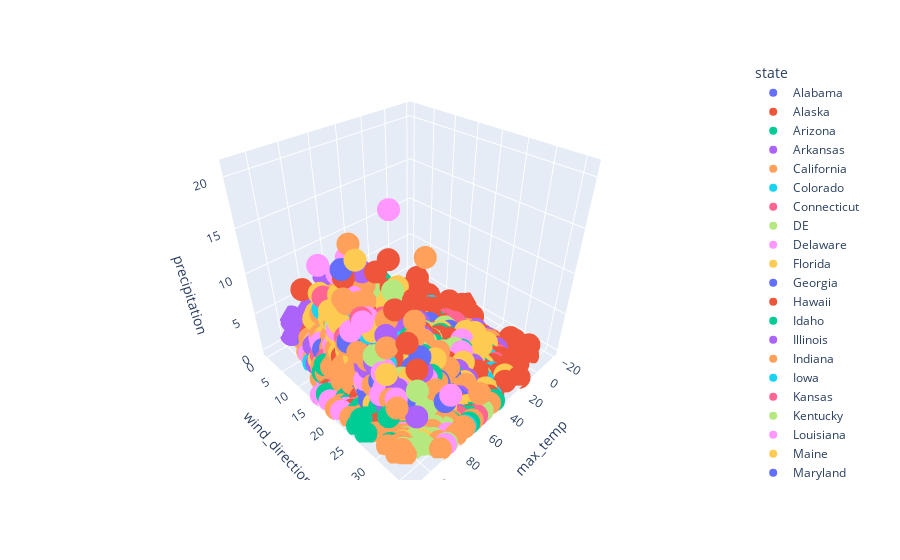

Notebook code for this chart:
### Code cell
px.scatter_3d(weatherdf,x = 'max_temp', y = 'wind_direction',z = 'precipitation', color = 'state')

### Figure 1 — Plotly figure (JSON) as saved in the notebook; plotly's stock layout.template omitted (floating-point values rounded to 4 significant figures; data arrays with more than 128 entries replaced by an {"elided": "..."} marker saying what was removed)
{"data": [{"hovertemplate": "state=Alabama<br>max_temp=%{x}<br>wind_direction=%{y}<br>precipitation=%{z}<extra></extra>", "legendgroup": "Alabama", "marker": {"color": "#636efa", "symbol": "circle"}, "mode": "markers", "name": "Alabama", "scene": "scene", "showlegend": true, "type": "scatter3d", "x": {"elided": "212 int values"}, "y": {"elided": "212 int values"}, "z": {"elided": "212 float values"}}, {"hovertemplate": "state=Alaska<br>max_temp=%{x}<br>wind_direction=%{y}<br>precipitation=%{z}<extra></extra>", "legendgroup": "Alaska", "marker": {"color": "#EF553B", "symbol": "circle"}, "mode": "markers", "name": "Alaska", "scene": "scene", "showlegend": true, "type": "scatter3d", "x": {"elided": "1719 int values"}, "y": {"elided": "1719 int values"}, "z": {"elided": "1719 float values"}}, {"hovertemplate": "state=Arizona<br>max_temp=%{x}<br>wind_direction=%{y}<br>precipitation=%{z}<extra></extra>", "legendgroup": "Arizona", "marker": {"color": "#00cc96", "symbol": "circle"}, "mode": "markers", "name": "Arizona", "scene": "scene", "showlegend": true, "type": "scatter3d", "x": {"elided": "265 int values"}, "y": {"elided": "265 int values"}, "z": {"elided": "265 float values"}}, {"hovertemplate": "state=Arkansas<br>max_temp=%{x}<br>wind_direction=%{y}<br>precipitation=%{z}<extra></extra>", "legendgroup": "Arkansas", "marker": {"color": "#ab63fa", "symbol": "circle"}, "mode": "markers", "name": "Arkansas", "scene": "scene", "showlegend": true, "type": "scatter3d", "x": {"elided": "159 int values"}, "y": {"elided": "159 int values"}, "z": {"elided": "159 float values"}}, {"hovertemplate": "state=California<br>max_temp=%{x}<br>wind_direction=%{y}<br>precipitation=%{z}<extra></extra>", "legendgroup": "California", "marker": {"color": "#FFA15A", "symbol": "circle"}, "mode": "markers", "name": "California", "scene": "scene", "showlegend": true, "type": "scatter3d", "x": {"elided": "999 int values"}, "y": {"elided": "999 int values"}, "z": {"elided": "999 float values"}}, {"hovertemplate": "state=Colorado<br>max_temp=%{x}<br>wind_direction=%{y}<br>precipitation=%{z}<extra></extra>", "legendgroup": "Colorado", "marker": {"color": "#19d3f3", "symbol": "circle"}, "mode": "markers", "name": "Colorado", "scene": "scene", "showlegend": true, "type": "scatter3d", "x": {"elided": "318 int values"}, "y": {"elided": "318 int values"}, "z": {"elided": "318 float values"}}, {"hovertemplate": "state=Connecticut<br>max_temp=%{x}<br>wind_direction=%{y}<br>precipitation=%{z}<extra></extra>", "legendgroup": "Connecticut", "marker": {"color": "#FF6692", "symbol": "circle"}, "mode": "markers", "name": "Connecticut", "scene": "scene", "showlegend": true, "type": "scatter3d", "x": [43, 40, 43, 41, 42, 37, 33, 31, 43, 45, 49, 49, 29, 25, 44, 43, 49, 49, 41, 41, 59, 65, 52, 52, 53, 55, 54, 54, 47, 45, 59, 62, 68, 71, 50, 51, 55, 56, 68, 72, 67, 71, 80, 86, 72, 77, 78, 75, 79, 82, 82, 86, 80, 82, 81, 85, 86, 89, 89, 92, 86, 91, 82, 85, 90, 92, 86, 87, 85, 85, 79, 79, 83, 84, 78, 79, 77, 77, 63, 57, 69, 70, 64, 65, 74, 74, 59, 53, 62, 61, 58, 56, 59, 58, 48, 42, 51, 49, 43, 39, 42, 36, 43, 38, 47, 42], "y": [27, 24, 21, 21, 25, 23, 26, 27, 24, 22, 24, 24, 21, 20, 21, 26, 20, 18, 20, 16, 22, 24, 16, 19, 19, 19, 22, 23, 18, 23, 18, 10, 25, 23, 9, 17, 9, 11, 20, 22, 20, 16, 20, 20, 12, 17, 24, 27, 20, 22, 16, 21, 23, 24, 14, 21, 21, 24, 24, 27, 16, 19, 16, 17, 20, 21, 18, 24, 21, 23, 17, 10, 12, 14, 18, 18, 18, 24, 4, 36, 14, 11, 22, 25, 19, 20, 26, 25, 26, 25, 24, 27, 25, 28, 27, 27, 29, 30, 20, 24, 26, 22, 28, 27, 20, 28], "z": [0, 0, 1.23, 1.46, 0.32, 0.4, 0.71, 0.1, 0, 0, 2.06, 1.23, 0.41, 0.42, 0.88, 1.06, 1.48, 2.14, 0.34, 0.54, 0.05, 0.05, 1.03, 0.81, 0.16, 0.16, 0.93, 0.56, 0.78, 0.74, 0.29, 0.3, 0.23, 0.57, 0.13, 0.1, 1.52, 1.46, 0.21, 0.21, 0.02, 0, 0.39, 0.06, 0.99, 1.16, 0.1, 0.51, 0, 0, 0.04, 0.04, 0.1, 0.34, 2.53, 0.63, 0.47, 0.19, 0.53, 0.1, 1.17, 0.94, 0.19, 0.41, 2.58, 2.07, 0.39, 1.71, 0, 0, 0.63, 0.35, 0.12, 0.63, 0, 0.08, 1.57, 0.68, 0, 0.06, 1.18, 0.39, 0, 0, 0.26, 0.4, 2.81, 1.32, 0, 0, 0, 0.01, 1.5, 1.21, 0.06, 0.16, 0.04, 0.3, 0.55, 0.25, 1.53, 1.34, 0.63, 0.35, 0.68, 0.49]}, {"hovertemplate": "state=DE<br>max_temp=%{x}<br>wind_direction=%{y}<br>precipitation=%{z}<extra></extra>", "legendgroup": "DE", "marker": {"color": "#B6E880", "symbol": "circle"}, "mode": "markers", "name": "DE", "scene": "scene", "showlegend": true, "type": "scatter3d", "x": [46, 45, 43, 30, 44, 49, 29, 46, 52, 47, 68, 55, 62, 62, 52, 64, 73, 53, 60, 67, 67, 84, 81, 82, 79, 84, 80, 87, 88, 90, 90, 84, 91, 90, 87, 81, 91, 83, 80, 68, 71, 67, 75, 63, 64, 60, 62, 51, 53, 43, 42, 45, 49], "y": [28, 22, 26, 22, 23, 19, 21, 18, 18, 19, 19, 16, 18, 26, 26, 15, 27, 10, 9, 20, 15, 18, 15, 28, 20, 19, 24, 23, 23, 21, 15, 16, 19, 24, 22, 10, 28, 15, 17, 5, 13, 21, 22, 26, 26, 30, 28, 27, 29, 23, 25, 29, 23], "z": [0, 0.68, 0.45, 1.17, 0, 1.24, 0.54, 0.99, 1.66, 0.33, 0.16, 0.87, 0.02, 0.26, 0.9, 0.28, 0.16, 0.36, 2.25, 0.3, 1.9, 1.43, 0.96, 0.49, 1.16, 0.73, 0, 1.54, 0.4, 1.14, 3.27, 0, 0.05, 1.39, 0, 0.18, 0.04, 0, 0.97, 0.05, 1.27, 0, 0.1, 0.8, 0, 0.36, 0.08, 0, 0.03, 0.78, 1.09, 0.37, 0.32]}, {"hovertemplate": "state=Delaware<br>max_temp=%{x}<br>wind_direction=%{y}<br>precipitation=%{z}<extra></extra>", "legendgroup": "Delaware", "marker": {"color": "#FF97FF", "symbol": "circle"}, "mode": "markers", "name": "Delaware", "scene": "scene", "showlegend": true, "type": "scatter3d", "x": [46, 45, 43, 30, 44, 49, 29, 46, 52, 47, 68, 55, 62, 62, 52, 64, 73, 53, 60, 67, 67, 84, 81, 82, 79, 84, 80, 87, 88, 90, 90, 84, 91, 90, 87, 81, 91, 83, 80, 68, 71, 67, 75, 63, 64, 60, 62, 51, 53, 43, 42, 45, 49], "y": [28, 22, 26, 22, 23, 19, 21, 18, 18, 19, 19, 16, 18, 26, 26, 15, 27, 10, 9, 20, 15, 18, 15, 28, 20, 19, 24, 23, 23, 21, 15, 16, 19, 24, 22, 10, 28, 15, 17, 5, 13, 21, 22, 26, 26, 30, 28, 27, 29, 23, 25, 29, 23], "z": [0, 0.68, 0.45, 1.17, 0, 1.24, 0.54, 0.99, 1.66, 0.33, 0.16, 0.87, 0.02, 0.26, 0.9, 0.28, 0.16, 0.36, 2.25, 0.3, 1.9, 1.43, 0.96, 0.49, 1.16, 0.73, 0, 1.54, 0.4, 1.14, 3.27, 0, 0.05, 1.39, 0, 0.18, 0.04, 0, 0.97, 0.05, 1.27, 0, 0.1, 0.8, 0, 0.36, 0.08, 0, 0.03, 0.78, 1.09, 0.37, 0.32]}, {"hovertemplate": "state=Florida<br>max_temp=%{x}<br>wind_direction=%{y}<br>precipitation=%{z}<extra></extra>", "legendgroup": "Florida", "marker": {"color": "#FECB52", "symbol": "circle"}, "mode": "markers", "name": "Florida", "scene": "scene", "showlegend": true, "type": "scatter3d", "x": {"elided": "636 int values"}, "y": {"elided": "636 int values"}, "z": {"elided": "636 float values"}}, {"hovertemplate": "state=Georgia<br>max_temp=%{x}<br>wind_direction=%{y}<br>precipitation=%{z}<extra></extra>", "legendgroup": "Georgia", "marker": {"color": "#636efa", "symbol": "circle"}, "mode": "markers", "name": "Georgia", "scene": "scene", "showlegend": true, "type": "scatter3d", "x": {"elided": "318 int values"}, "y": {"elided": "318 int values"}, "z": {"elided": "318 float values"}}, {"hovertemplate": "state=Hawaii<br>max_temp=%{x}<br>wind_direction=%{y}<br>precipitation=%{z}<extra></extra>", "legendgroup": "Hawaii", "marker": {"color": "#EF553B", "symbol": "circle"}, "mode": "markers", "name": "Hawaii", "scene": "scene", "showlegend": true, "type": "scatter3d", "x": {"elided": "265 int values"}, "y": {"elided": "265 int values"}, "z": {"elided": "265 float values"}}, {"hovertemplate": "state=Idaho<br>max_temp=%{x}<br>wind_direction=%{y}<br>precipitation=%{z}<extra></extra>", "legendgroup": "Idaho", "marker": {"color": "#00cc96", "symbol": "circle"}, "mode": "markers", "name": "Idaho", "scene": "scene", "showlegend": true, "type": "scatter3d", "x": {"elided": "159 int values"}, "y": {"elided": "159 int values"}, "z": {"elided": "159 float values"}}, {"hovertemplate": "state=Illinois<br>max_temp=%{x}<br>wind_direction=%{y}<br>precipitation=%{z}<extra></extra>", "legendgroup": "Illinois", "marker": {"color": "#ab63fa", "symbol": "circle"}, "mode": "markers", "name": "Illinois", "scene": "scene", "showlegend": true, "type": "scatter3d", "x": {"elided": "318 int values"}, "y": {"elided": "318 int values"}, "z": {"elided": "318 float values"}}, {"hovertemplate": "state=Indiana<br>max_temp=%{x}<br>wind_direction=%{y}<br>precipitation=%{z}<extra></extra>", "legendgroup": "Indiana", "marker": {"color": "#FFA15A", "symbol": "circle"}, "mode": "markers", "name": "Indiana", "scene": "scene", "showlegend": true, "type": "scatter3d", "x": {"elided": "212 int values"}, "y": {"elided": "212 int values"}, "z": {"elided": "212 float values"}}, {"hovertemplate": "state=Iowa<br>max_temp=%{x}<br>wind_direction=%{y}<br>precipitation=%{z}<extra></extra>", "legendgroup": "Iowa", "marker": {"color": "#19d3f3", "symbol": "circle"}, "mode": "markers", "name": "Iowa", "scene": "scene", "showlegend": true, "type": "scatter3d", "x": {"elided": "265 int values"}, "y": {"elided": "265 int values"}, "z": {"elided": "265 float values"}}, {"hovertemplate": "state=Kansas<br>max_temp=%{x}<br>wind_direction=%{y}<br>precipitation=%{z}<extra></extra>", "legendgroup": "Kansas", "marker": {"color": "#FF6692", "symbol": "circle"}, "mode": "markers", "name": "Kansas", "scene": "scene", "showlegend": true, "type": "scatter3d", "x": {"elided": "318 int values"}, "y": {"elided": "318 int values"}, "z": {"elided": "318 float values"}}, {"hovertemplate": "state=Kentucky<br>max_temp=%{x}<br>wind_direction=%{y}<br>precipitation=%{z}<extra></extra>", "legendgroup": "Kentucky", "marker": {"color": "#B6E880", "symbol": "circle"}, "mode": "markers", "name": "Kentucky", "scene": "scene", "showlegend": true, "type": "scatter3d", "x": {"elided": "265 int values"}, "y": {"elided": "265 int values"}, "z": {"elided": "265 float values"}}, {"hovertemplate": "state=Louisiana<br>max_temp=%{x}<br>wind_direction=%{y}<br>precipitation=%{z}<extra></extra>", "legendgroup": "Louisiana", "marker": {"color": "#FF97FF", "symbol": "circle"}, "mode": "markers", "name": "Louisiana", "scene": "scene", "showlegend": true, "type": "scatter3d", "x": {"elided": "261 int values"}, "y": {"elided": "261 int values"}, "z": {"elided": "261 float values"}}, {"hovertemplate": "state=Maine<br>max_temp=%{x}<br>wind_direction=%{y}<br>precipitation=%{z}<extra></extra>", "legendgroup": "Maine", "marker": {"color": "#FECB52", "symbol": "circle"}, "mode": "markers", "name": "Maine", "scene": "scene", "showlegend": true, "type": "scatter3d", "x": {"elided": "159 int values"}, "y": {"elided": "159 int values"}, "z": {"elided": "159 float values"}}, {"hovertemplate": "state=Maryland<br>max_temp=%{x}<br>wind_direction=%{y}<br>precipitation=%{z}<extra></extra>", "legendgroup": "Maryland", "marker": {"color": "#636efa", "symbol": "circle"}, "mode": "markers", "name": "Maryland", "scene": "scene", "showlegend": true, "type": "scatter3d", "x": [48, 48, 44, 49, 43, 47, 30, 33, 45, 51, 49, 54, 32, 33, 47, 52, 52, 54, 49, 48, 69, 68, 58, 59, 64, 64, 66, 66, 54, 56, 66, 62, 75, 75, 55, 58, 62, 64, 65, 68, 65, 65, 85, 83, 81, 79, 85, 84, 82, 79, 84, 83, 79, 78, 87, 87, 89, 87, 92, 90, 93, 90, 86, 85, 93, 92, 89, 91, 86, 86, 80, 76, 91, 87, 83, 83, 79, 78, 68, 77, 70, 71, 68, 69, 77, 77, 66, 66, 68, 67, 61, 58, 63, 61, 51, 52, 52, 54, 44, 45, 43, 49, 45, 48, 50, 51], "y": [27, 27, 18, 15, 25, 26, 26, 24, 20, 23, 18, 18, 23, 21, 23, 22, 17, 18, 12, 25, 19, 20, 16, 15, 18, 17, 26, 25, 26, 25, 13, 9, 22, 21, 11, 10, 8, 14, 19, 17, 20, 12, 22, 18, 14, 11, 27, 27, 19, 13, 18, 17, 23, 19, 26, 24, 18, 18, 20, 16, 23, 20, 16, 18, 21, 20, 23, 23, 18, 16, 12, 2, 27, 26, 15, 12, 8, 8, 6, 4, 13, 12, 22, 21, 23, 22, 22, 22, 24, 26, 25, 31, 27, 25, 23, 25, 27, 29, 23, 24, 24, 23, 20, 25, 23, 23], "z": [0, 0, 1.05, 0.28, 0.29, 1.53, 2.15, 1.37, 0.01, 0.03, 0.88, 1.36, 0.39, 0.18, 1.21, 1.46, 3.22, 0.64, 0.44, 0.45, 0.55, 0.04, 0.79, 0.93, 0.04, 0.24, 0.14, 1.39, 0.79, 0.94, 0.05, 0.64, 0.09, 0.2, 0.47, 0.71, 1.95, 1.55, 1.21, 1.08, 0.85, 1.15, 0.76, 0.05, 0.35, 0.29, 0.04, 0, 0.81, 1.18, 1.44, 1.95, 0.69, 0.17, 1.54, 0.47, 0.79, 0.76, 0.2, 1.81, 2.87, 3.09, 0.06, 0, 0.52, 0.02, 3.38, 2.68, 0, 0, 0.09, 1.18, 0, 0.05, 0, 0, 0.64, 2.15, 0.41, 0.29, 0.19, 3.34, 0, 0, 0.11, 0.28, 0.07, 0.13, 0, 0.23, 0.2, 0.04, 0.02, 0.12, 0, 0, 0.15, 0.12, 1.08, 1.45, 0.77, 0.73, 0.46, 0.46, 0.31, 0.17]}, {"hovertemplate": "state=Massachusetts<br>max_temp=%{x}<br>wind_direction=%{y}<br>precipitation=%{z}<extra></extra>", "legendgroup": "Massachusetts", "marker": {"color": "#EF553B", "symbol": "circle"}, "mode": "markers", "name": "Massachusetts", "scene": "scene", "showlegend": true, "type": "scatter3d", "x": {"elided": "153 int values"}, "y": {"elided": "153 int values"}, "z": {"elided": "153 float values"}}, {"hovertemplate": "state=Michigan<br>max_temp=%{x}<br>wind_direction=%{y}<br>precipitation=%{z}<extra></extra>", "legendgroup": "Michigan", "marker": {"color": "#00cc96", "symbol": "circle"}, "mode": "markers", "name": "Michigan", "scene": "scene", "showlegend": true, "type": "scatter3d", "x": {"elided": "477 int values"}, "y": {"elided": "477 int values"}, "z": {"elided": "477 float values"}}, {"hovertemplate": "state=Minnesota<br>max_temp=%{x}<br>wind_direction=%{y}<br>precipitation=%{z}<extra></extra>", "legendgroup": "Minnesota", "marker": {"color": "#ab63fa", "symbol": "circle"}, "mode": "markers", "name": "Minnesota", "scene": "scene", "showlegend": true, "type": "scatter3d", "x": {"elided": "265 int values"}, "y": {"elided": "265 int values"}, "z": {"elided": "265 float values"}}, {"hovertemplate": "state=Mississippi<br>max_temp=%{x}<br>wind_direction=%{y}<br>precipitation=%{z}<extra></extra>", "legendgroup": "Mississippi", "marker": {"color": "#FFA15A", "symbol": "circle"}, "mode": "markers", "name": "Mississippi", "scene": "scene", "showlegend": true, "type": "scatter3d", "x": {"elided": "371 int values"}, "y": {"elided": "371 int values"}, "z": {"elided": "371 float values"}}, {"hovertemplate": "state=Missouri<br>max_temp=%{x}<br>wind_direction=%{y}<br>precipitation=%{z}<extra></extra>", "legendgroup": "Missouri", "marker": {"color": "#19d3f3", "symbol": "circle"}, "mode": "markers", "name": "Missouri", "scene": "scene", "showlegend": true, "type": "scatter3d", "x": {"elided": "371 int values"}, "y": {"elided": "371 int values"}, "z": {"elided": "371 float values"}}, {"hovertemplate": "state=Montana<br>max_temp=%{x}<br>wind_direction=%{y}<br>precipitation=%{z}<extra></extra>", "legendgroup": "Montana", "marker": {"color": "#FF6692", "symbol": "circle"}, "mode": "markers", "name": "Montana", "scene": "scene", "showlegend": true, "type": "scatter3d", "x": {"elided": "583 int values"}, "y": {"elided": "583 int values"}, "z": {"elided": "583 float values"}}, {"hovertemplate": "state=Nebraska<br>max_temp=%{x}<br>wind_direction=%{y}<br>precipitation=%{z}<extra></extra>", "legendgroup": "Nebraska", "marker": {"color": "#B6E880", "symbol": "circle"}, "mode": "markers", "name": "Nebraska", "scene": "scene", "showlegend": true, "type": "scatter3d", "x": {"elided": "424 int values"}, "y": {"elided": "424 int values"}, "z": {"elided": "424 float values"}}, {"hovertemplate": "state=Nevada<br>max_temp=%{x}<br>wind_direction=%{y}<br>precipitation=%{z}<extra></extra>", "legendgroup": "Nevada", "marker": {"color": "#FF97FF", "symbol": "circle"}, "mode": "markers", "name": "Nevada", "scene": "scene", "showlegend": true, "type": "scatter3d", "x": {"elided": "318 int values"}, "y": {"elided": "318 int values"}, "z": {"elided": "318 float values"}}, {"hovertemplate": "state=New Hampshire<br>max_temp=%{x}<br>wind_direction=%{y}<br>precipitation=%{z}<extra></extra>", "legendgroup": "New Hampshire", "marker": {"color": "#FECB52", "symbol": "circle"}, "mode": "markers", "name": "New Hampshire", "scene": "scene", "showlegend": true, "type": "scatter3d", "x": [39, 60, 38, 60, 33, 60, 27, 60, 42, 60, 46, 60, 24, 60, 40, 60, 43, 60, 38, 60, 61, 49, 48, 55, 60, 43, 60, 60, 60, 68, 60, 51, 60, 55, 60, 72, 60, 71, 60, 82, 60, 75, 60, 72, 81, 84, 82, 60, 79, 60, 88, 60, 88, 60, 88, 60, 85, 56, 91, 58, 85, 55, 86, 55, 82, 53, 83, 60, 80, 60, 76, 60, 57, 60, 70, 60, 64, 60, 67, 60, 50, 60, 54, 60, 56, 60, 59, 60, 40, 60, 48, 23, 34, 12, 32, 16, 37, 16, 38, 21], "y": [24, 27, 21, 24, 22, 26, 26, 25, 23, 25, 21, 26, 25, 24, 22, 23, 19, 23, 25, 25, 24, 17, 26, 24, 25, 22, 25, 14, 21, 27, 28, 13, 17, 10, 16, 24, 26, 22, 24, 18, 19, 17, 27, 27, 27, 20, 25, 26, 17, 26, 22, 27, 27, 28, 24, 28, 16, 22, 22, 27, 24, 24, 26, 27, 27, 16, 15, 19, 23, 28, 25, 29, 2, 20, 17, 27, 21, 28, 20, 24, 26, 23, 26, 30, 26, 23, 23, 15, 31, 27, 29, 29, 24, 28, 29, 26, 24, 28, 24, 25], "z": [0, 0, 0.82, 0, 0.45, 0, 0.09, 0, 0, 0, 1.38, 0, 0.21, 0, 1.11, 0, 1.68, 0, 0.79, 0, 0.52, 0.43, 0.34, 0.21, 0, 0.76, 0, 0.3, 0, 0.03, 0, 0.21, 0, 0.92, 0, 0.46, 0, 0.19, 0, 0.72, 0, 0.95, 0, 0.1, 0, 0.06, 0.38, 0, 0.97, 0, 0.02, 0, 0.34, 0, 0.47, 0, 0.22, 0.49, 0.55, 3.79, 0.32, 2.1, 0.8, 1.53, 0, 0, 0.4, 0, 0.12, 0, 2.16, 0, 0.11, 0, 0.87, 0, 0.03, 0, 3.16, 0, 2.09, 0, 0.35, 0, 0.01, 0, 0.83, 0, 0.31, 0, 0.77, 2.43, 0.32, 1.32, 1.3, 2.42, 0.14, 0.55, 0.79, 2.71]}, {"hovertemplate": "state=New Jersey<br>max_temp=%{x}<br>wind_direction=%{y}<br>precipitation=%{z}<extra></extra>", "legendgroup": "New Jersey", "marker": {"color": "#636efa", "symbol": "circle"}, "mode": "markers", "name": "New Jersey", "scene": "scene", "showlegend": true, "type": "scatter3d", "x": [46, 44, 46, 44, 44, 42, 32, 33, 48, 43, 52, 50, 32, 31, 50, 46, 52, 52, 45, 46, 68, 68, 55, 56, 59, 60, 61, 63, 53, 49, 59, 65, 71, 75, 52, 51, 59, 59, 67, 69, 65, 69, 82, 87, 77, 77, 83, 82, 79, 82, 83, 85, 80, 81, 86, 86, 86, 89, 88, 92, 88, 90, 82, 83, 92, 93, 89, 89, 86, 87, 79, 80, 88, 88, 81, 81, 78, 80, 66, 64, 68, 71, 67, 66, 74, 74, 64, 60, 68, 65, 59, 60, 61, 59, 52, 49, 54, 51, 45, 42, 45, 41, 46, 43, 50, 47], "y": [28, 25, 17, 20, 26, 24, 22, 22, 24, 23, 19, 25, 21, 20, 19, 21, 17, 21, 28, 17, 20, 19, 16, 21, 17, 18, 24, 25, 25, 23, 11, 10, 20, 27, 8, 10, 10, 12, 20, 22, 13, 15, 19, 20, 13, 14, 27, 27, 19, 20, 17, 17, 23, 23, 19, 20, 21, 18, 20, 22, 14, 17, 14, 17, 19, 23, 19, 19, 19, 22, 11, 9, 27, 18, 13, 15, 7, 12, 5, 2, 9, 12, 20, 20, 21, 21, 26, 25, 27, 26, 30, 24, 27, 26, 29, 26, 29, 29, 24, 23, 27, 25, 30, 29, 23, 21], "z": [0, 0, 0.8, 1.78, 0.83, 0.34, 1.18, 1.88, 0.03, 0.01, 1.52, 1.12, 0.12, 0.06, 1.44, 1.49, 1.43, 1.34, 0.58, 0.24, 0.04, 0.03, 1.72, 0.62, 0.2, 0.11, 0.88, 0.19, 1.1, 0.62, 0.29, 0.14, 0.15, 0.04, 0.93, 0.21, 2.57, 1.57, 0.3, 0.29, 0.81, 0.12, 0.26, 0.09, 0.26, 0.98, 0.05, 0.65, 0.29, 0, 0.72, 0, 0.87, 0.2, 4.85, 1.18, 0.06, 0.69, 0.78, 0.23, 2.27, 3.78, 0.17, 0.09, 0.01, 0.39, 0.92, 0.44, 0, 0.01, 0.17, 0.21, 0.11, 0.01, 0, 0, 2.46, 1.48, 0.06, 0, 2.05, 0.65, 0, 0.01, 0.64, 0.77, 0.31, 1.57, 0, 0, 0.07, 0.2, 0.32, 3.22, 0.05, 0.01, 0.12, 0.11, 1.08, 0.66, 1.38, 1.28, 0.51, 0.49, 0.2, 0.37]}, {"hovertemplate": "state=New Mexico<br>max_temp=%{x}<br>wind_direction=%{y}<br>precipitation=%{z}<extra></extra>", "legendgroup": "New Mexico", "marker": {"color": "#EF553B", "symbol": "circle"}, "mode": "markers", "name": "New Mexico", "scene": "scene", "showlegend": true, "type": "scatter3d", "x": {"elided": "159 int values"}, "y": {"elided": "159 int values"}, "z": {"elided": "159 float values"}}, {"hovertemplate": "state=New York<br>max_temp=%{x}<br>wind_direction=%{y}<br>precipitation=%{z}<extra></extra>", "legendgroup": "New York", "marker": {"color": "#00cc96", "symbol": "circle"}, "mode": "markers", "name": "New York", "scene": "scene", "showlegend": true, "type": "scatter3d", "x": {"elided": "424 int values"}, "y": {"elided": "424 int values"}, "z": {"elided": "424 float values"}}, {"hovertemplate": "state=North Carolina<br>max_temp=%{x}<br>wind_direction=%{y}<br>precipitation=%{z}<extra></extra>", "legendgroup": "North Carolina", "marker": {"color": "#ab63fa", "symbol": "circle"}, "mode": "markers", "name": "North Carolina", "scene": "scene", "showlegend": true, "type": "scatter3d", "x": {"elided": "371 int values"}, "y": {"elided": "371 int values"}, "z": {"elided": "371 float values"}}, {"hovertemplate": "state=North Dakota<br>max_temp=%{x}<br>wind_direction=%{y}<br>precipitation=%{z}<extra></extra>", "legendgroup": "North Dakota", "marker": {"color": "#FFA15A", "symbol": "circle"}, "mode": "markers", "name": "North Dakota", "scene": "scene", "showlegend": true, "type": "scatter3d", "x": {"elided": "265 int values"}, "y": {"elided": "265 int values"}, "z": {"elided": "265 float values"}}, {"hovertemplate": "state=Ohio<br>max_temp=%{x}<br>wind_direction=%{y}<br>precipitation=%{z}<extra></extra>", "legendgroup": "Ohio", "marker": {"color": "#19d3f3", "symbol": "circle"}, "mode": "markers", "name": "Ohio", "scene": "scene", "showlegend": true, "type": "scatter3d", "x": {"elided": "371 int values"}, "y": {"elided": "371 int values"}, "z": {"elided": "371 float values"}}, {"hovertemplate": "state=Oklahoma<br>max_temp=%{x}<br>wind_direction=%{y}<br>precipitation=%{z}<extra></extra>", "legendgroup": "Oklahoma", "marker": {"color": "#FF6692", "symbol": "circle"}, "mode": "markers", "name": "Oklahoma", "scene": "scene", "showlegend": true, "type": "scatter3d", "x": {"elided": "212 int values"}, "y": {"elided": "212 int values"}, "z": {"elided": "212 float values"}}, {"hovertemplate": "state=Oregon<br>max_temp=%{x}<br>wind_direction=%{y}<br>precipitation=%{z}<extra></extra>", "legendgroup": "Oregon", "marker": {"color": "#B6E880", "symbol": "circle"}, "mode": "markers", "name": "Oregon", "scene": "scene", "showlegend": true, "type": "scatter3d", "x": {"elided": "424 int values"}, "y": {"elided": "424 int values"}, "z": {"elided": "424 float values"}}, {"hovertemplate": "state=Pennsylvania<br>max_temp=%{x}<br>wind_direction=%{y}<br>precipitation=%{z}<extra></extra>", "legendgroup": "Pennsylvania", "marker": {"color": "#FF97FF", "symbol": "circle"}, "mode": "markers", "name": "Pennsylvania", "scene": "scene", "showlegend": true, "type": "scatter3d", "x": {"elided": "371 int values"}, "y": {"elided": "371 int values"}, "z": {"elided": "371 float values"}}, {"hovertemplate": "state=Puerto Rico<br>max_temp=%{x}<br>wind_direction=%{y}<br>precipitation=%{z}<extra></extra>", "legendgroup": "Puerto Rico", "marker": {"color": "#FECB52", "symbol": "circle"}, "mode": "markers", "name": "Puerto Rico", "scene": "scene", "showlegend": true, "type": "scatter3d", "x": [83, 84, 83, 85, 84, 84, 85, 84, 85, 84, 82, 84, 86, 86, 87, 85, 85, 83, 86, 87, 88, 87, 88, 90, 91, 88, 85, 88, 88, 89, 89, 88, 88, 89, 88, 89, 88, 88, 89, 88, 90, 90, 90, 88, 88, 86, 87, 85, 87, 86, 85, 84, 84], "y": [10, 8, 8, 10, 9, 11, 9, 7, 9, 9, 9, 8, 9, 9, 7, 15, 7, 12, 10, 8, 9, 9, 9, 9, 9, 8, 9, 8, 7, 8, 8, 8, 8, 7, 9, 7, 8, 7, 12, 9, 12, 10, 12, 12, 11, 8, 10, 13, 9, 8, 8, 7, 8], "z": [0.05, 0.34, 0.11, 0.23, 0.87, 1.37, 0.83, 1.38, 0.3, 0.1, 1.27, 0.05, 0.64, 0.1, 0.77, 0.45, 7.61, 0.04, 1.29, 0.99, 0.84, 1.17, 1.19, 0.15, 0.27, 1.12, 0.9, 1.07, 0.39, 0.55, 2.19, 2.48, 0.7, 0.04, 1.92, 0.54, 1.77, 0.81, 1.41, 0.45, 0.45, 0.96, 0.35, 4.17, 1.18, 6.03, 5.6, 3.83, 0.99, 0.65, 1.31, 1.16, 0.19]}, {"hovertemplate": "state=Rhode Island<br>max_temp=%{x}<br>wind_direction=%{y}<br>precipitation=%{z}<extra></extra>", "legendgroup": "Rhode Island", "marker": {"color": "#636efa", "symbol": "circle"}, "mode": "markers", "name": "Rhode Island", "scene": "scene", "showlegend": true, "type": "scatter3d", "x": [43, 42, 40, 32, 46, 50, 27, 44, 49, 41, 62, 51, 53, 55, 45, 58, 68, 51, 55, 70, 69, 81, 74, 76, 79, 82, 81, 81, 86, 89, 87, 82, 89, 85, 85, 77, 82, 79, 77, 61, 69, 65, 73, 56, 60, 58, 58, 46, 50, 39, 40, 41, 47], "y": [26, 19, 25, 27, 24, 23, 25, 22, 16, 19, 24, 14, 18, 25, 18, 12, 22, 15, 11, 22, 18, 14, 13, 26, 22, 18, 24, 14, 21, 26, 17, 17, 21, 22, 22, 9, 16, 19, 23, 1, 9, 27, 21, 27, 29, 29, 21, 22, 29, 20, 27, 29, 25], "z": [0, 1.41, 1.17, 0.45, 0, 2.15, 0.6, 0.89, 1.68, 0.29, 0.09, 1.71, 0.26, 1.2, 2.12, 0.26, 0.19, 0.1, 1.02, 0.36, 0.03, 0.17, 0.59, 0.17, 0, 0.08, 0.32, 0.54, 1.21, 1.71, 0.17, 0.95, 1.02, 0, 0.74, 0.49, 0.19, 0.07, 1.19, 0.55, 1.67, 0, 0.9, 1.71, 0.05, 0, 1.31, 0.16, 0.19, 0.34, 1.08, 0.42, 1.11]}, {"hovertemplate": "state=South Carolina<br>max_temp=%{x}<br>wind_direction=%{y}<br>precipitation=%{z}<extra></extra>", "legendgroup": "South Carolina", "marker": {"color": "#EF553B", "symbol": "circle"}, "mode": "markers", "name": "South Carolina", "scene": "scene", "showlegend": true, "type": "scatter3d", "x": {"elided": "212 int values"}, "y": {"elided": "212 int values"}, "z": {"elided": "212 float values"}}, {"hovertemplate": "state=South Dakota<br>max_temp=%{x}<br>wind_direction=%{y}<br>precipitation=%{z}<extra></extra>", "legendgroup": "South Dakota", "marker": {"color": "#00cc96", "symbol": "circle"}, "mode": "markers", "name": "South Dakota", "scene": "scene", "showlegend": true, "type": "scatter3d", "x": {"elided": "265 int values"}, "y": {"elided": "265 int values"}, "z": {"elided": "265 float values"}}, {"hovertemplate": "state=Tennessee<br>max_temp=%{x}<br>wind_direction=%{y}<br>precipitation=%{z}<extra></extra>", "legendgroup": "Tennessee", "marker": {"color": "#ab63fa", "symbol": "circle"}, "mode": "markers", "name": "Tennessee", "scene": "scene", "showlegend": true, "type": "scatter3d", "x": {"elided": "420 int values"}, "y": {"elided": "420 int values"}, "z": {"elided": "420 float values"}}, {"hovertemplate": "state=Texas<br>max_temp=%{x}<br>wind_direction=%{y}<br>precipitation=%{z}<extra></extra>", "legendgroup": "Texas", "marker": {"color": "#FFA15A", "symbol": "circle"}, "mode": "markers", "name": "Texas", "scene": "scene", "showlegend": true, "type": "scatter3d", "x": {"elided": "1272 int values"}, "y": {"elided": "1272 int values"}, "z": {"elided": "1272 float values"}}, {"hovertemplate": "state=Utah<br>max_temp=%{x}<br>wind_direction=%{y}<br>precipitation=%{z}<extra></extra>", "legendgroup": "Utah", "marker": {"color": "#19d3f3", "symbol": "circle"}, "mode": "markers", "name": "Utah", "scene": "scene", "showlegend": true, "type": "scatter3d", "x": [24, 35, 36, 40, 40, 34, 37, 55, 54, 64, 58, 54, 56, 64, 67, 62, 71, 65, 71, 73, 72, 73, 89, 89, 86, 93, 92, 94, 91, 99, 101, 96, 94, 93, 88, 88, 81, 77, 75, 81, 65, 73, 64, 73, 60, 65, 60, 51, 38, 39, 40, 36, 27], "y": [32, 26, 15, 23, 20, 18, 28, 19, 22, 19, 23, 26, 25, 18, 20, 20, 16, 8, 19, 20, 19, 23, 18, 17, 20, 25, 16, 26, 20, 20, 17, 21, 19, 17, 19, 24, 25, 22, 18, 15, 15, 21, 21, 16, 22, 15, 19, 20, 23, 23, 23, 28, 29], "z": [0, 0.29, 0.11, 1, 0.54, 0.11, 0.09, 0.31, 0.01, 0.6, 0.05, 0.24, 0.53, 0, 0, 0.89, 0.24, 0, 0.64, 0.25, 0.66, 0.02, 0, 0.32, 0.19, 0, 0, 0, 0, 0, 0, 0.07, 0.08, 0, 0, 0.01, 0, 0.26, 1.61, 0.01, 0.11, 0.01, 0.36, 0.16, 0, 0, 0.12, 1.27, 0.02, 0.73, 0.37, 0.86, 0]}, {"hovertemplate": "state=VA<br>max_temp=%{x}<br>wind_direction=%{y}<br>precipitation=%{z}<extra></extra>", "legendgroup": "VA", "marker": {"color": "#FF6692", "symbol": "circle"}, "mode": "markers", "name": "VA", "scene": "scene", "showlegend": true, "type": "scatter3d", "x": [49, 43, 44, 31, 48, 49, 33, 48, 52, 53, 73, 65, 65, 69, 58, 68, 77, 78, 71, 73, 65, 81, 83, 86, 85, 83, 81, 85, 88, 93, 92, 82, 86, 86, 87, 79, 89, 84, 83, 76, 70, 69, 76, 73, 71, 64, 64, 56, 48, 45, 48, 50, 50], "y": [28, 20, 28, 28, 23, 21, 26, 24, 22, 25, 16, 20, 21, 27, 25, 16, 22, 12, 28, 19, 15, 14, 17, 29, 16, 20, 16, 25, 23, 20, 25, 13, 17, 20, 20, 12, 25, 16, 10, 18, 8, 13, 25, 21, 24, 20, 19, 26, 25, 20, 22, 21, 24], "z": [0, 0.9, 0.5, 1.59, 0, 1.23, 0.12, 2.48, 1.41, 0.38, 0.15, 1.33, 0.15, 0.14, 0.09, 0, 0.21, 1.01, 1, 2.63, 1, 0.48, 0.6, 0, 2.72, 2.6, 1.09, 0.94, 0.21, 0, 3.31, 1.39, 0.73, 1.53, 0, 0.33, 0, 0, 0.83, 0, 4.3, 0, 0.12, 0, 0.02, 0, 0, 0, 0.2, 1.67, 0.18, 0.48, 0.26]}, {"hovertemplate": "state=Vermont<br>max_temp=%{x}<br>wind_direction=%{y}<br>precipitation=%{z}<extra></extra>", "legendgroup": "Vermont", "marker": {"color": "#B6E880", "symbol": "circle"}, "mode": "markers", "name": "Vermont", "scene": "scene", "showlegend": true, "type": "scatter3d", "x": [35, 33, 31, 23, 40, 44, 23, 38, 36, 31, 53, 46, 47, 50, 40, 56, 61, 51, 60, 67, 68, 85, 79, 67, 81, 82, 79, 82, 85, 83, 84, 83, 87, 82, 82, 76, 85, 75, 74, 61, 68, 62, 62, 45, 52, 51, 54, 36, 42, 33, 32, 35, 37], "y": [23, 14, 25, 24, 21, 27, 26, 24, 23, 25, 20, 27, 26, 27, 28, 25, 32, 18, 14, 26, 24, 26, 23, 26, 28, 20, 23, 18, 15, 27, 16, 18, 21, 24, 23, 21, 21, 22, 26, 16, 22, 23, 27, 28, 26, 22, 26, 22, 28, 20, 22, 20, 23], "z": [0.03, 0.52, 0.2, 0.34, 0.1, 0.24, 0.14, 0.67, 2.09, 0.25, 0.49, 0.56, 0.36, 0.16, 0.67, 0.21, 0.34, 0.28, 0.96, 0.51, 0.04, 0.64, 1.45, 0.42, 0.04, 0.53, 0.16, 1.04, 0.61, 1.22, 0.02, 0.2, 0.58, 1.23, 0.08, 0, 0.57, 0.16, 0.51, 0.01, 0.12, 0.13, 1.69, 0.69, 0.61, 0.09, 0.94, 0.26, 0.44, 0.31, 1.05, 0.13, 0.42]}, {"hovertemplate": "state=Virginia<br>max_temp=%{x}<br>wind_direction=%{y}<br>precipitation=%{z}<extra></extra>", "legendgroup": "Virginia", "marker": {"color": "#FF97FF", "symbol": "circle"}, "mode": "markers", "name": "Virginia", "scene": "scene", "showlegend": true, "type": "scatter3d", "x": {"elided": "318 int values"}, "y": {"elided": "318 int values"}, "z": {"elided": "318 float values"}}, {"hovertemplate": "state=Washington<br>max_temp=%{x}<br>wind_direction=%{y}<br>precipitation=%{z}<extra></extra>", "legendgroup": "Washington", "marker": {"color": "#FECB52", "symbol": "circle"}, "mode": "markers", "name": "Washington", "scene": "scene", "showlegend": true, "type": "scatter3d", "x": {"elided": "371 int values"}, "y": {"elided": "371 int values"}, "z": {"elided": "371 float values"}}, {"hovertemplate": "state=West Virginia<br>max_temp=%{x}<br>wind_direction=%{y}<br>precipitation=%{z}<extra></extra>", "legendgroup": "West Virginia", "marker": {"color": "#636efa", "symbol": "circle"}, "mode": "markers", "name": "West Virginia", "scene": "scene", "showlegend": true, "type": "scatter3d", "x": {"elided": "212 int values"}, "y": {"elided": "212 int values"}, "z": {"elided": "212 float values"}}, {"hovertemplate": "state=Wisconsin<br>max_temp=%{x}<br>wind_direction=%{y}<br>precipitation=%{z}<extra></extra>", "legendgroup": "Wisconsin", "marker": {"color": "#EF553B", "symbol": "circle"}, "mode": "markers", "name": "Wisconsin", "scene": "scene", "showlegend": true, "type": "scatter3d", "x": {"elided": "212 int values"}, "y": {"elided": "212 int values"}, "z": {"elided": "212 float values"}}, {"hovertemplate": "state=Wyoming<br>max_temp=%{x}<br>wind_direction=%{y}<br>precipitation=%{z}<extra></extra>", "legendgroup": "Wyoming", "marker": {"color": "#00cc96", "symbol": "circle"}, "mode": "markers", "name": "Wyoming", "scene": "scene", "showlegend": true, "type": "scatter3d", "x": {"elided": "265 int values"}, "y": {"elided": "265 int values"}, "z": {"elided": "265 float values"}}], "layout": {"legend": {"title": {"text": "state"}, "tracegroupgap": 0}, "margin": {"t": 60}, "scene": {"domain": {"x": [0, 1], "y": [0, 1]}, "xaxis": {"title": {"text": "max_temp"}}, "yaxis": {"title": {"text": "wind_direction"}}, "zaxis": {"title": {"text": "precipitation"}}}}}
